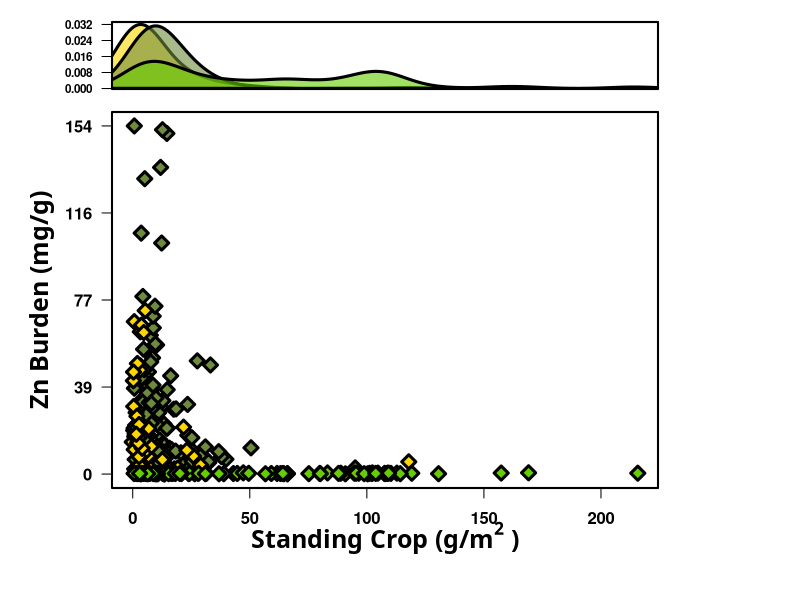

Source code (R):
library(tidyverse)
library(readr)
library(plyr)
library(dplyr)

alldata <- read.csv("2_incremental/20220310_STANDING_CROP.csv")

alldata$SAMPLING_DATE<-as.Date(alldata$SAMPLING_DATE)

names(alldata)

n<-7
n2<-49


dfEPIL <- alldata[which(alldata$SAMPLE_DESCRIPTOR == "EPIL"),]

dfEPIP <- alldata[which(alldata$SAMPLE_DESCRIPTOR == "EPIP"),]

dfFILA <- alldata[which(alldata$SAMPLE_DESCRIPTOR == "FILA"),]


Xlabel=expression(bold(paste("Standing Crop"~"(g/m"^"2"~")")))
Ylabel=expression(bold("Zn Burden (mg/g)"))


#windows(width = 15, height = 25)
#dev.off()     
#dev.new()

par(mfrow = c(2, 1)) 

#par(mfrow = c(1, 3))

########### FIG 1

par(fig = c(0.0, 0.9, 0.665, 1), mar=c(5.5,5.5,1,3)+.1)

BW<-10
ALPHA<-0.6
aty <- seq(0.0, max(density(dfEPIP[,7], na.rm = TRUE, bw = BW)$y), length.out=5)


plot(density(dfEPIP[,7], na.rm = TRUE, bw = BW), 
     xlim = range(alldata[,n],na.rm=TRUE), 
     col=NA,
     lwd=3,
     xaxt = "n",
     xlab = NA,
     yaxt = "n",
     ylab = NA,
     main=NA,
     ylim=c(0.001,max(density(dfEPIP[,7], na.rm = TRUE, bw = BW)$y)),
     
)     

axis(side = 2, at = aty, labels=format(aty, scientific=F,digits = 1), las=1, font.axis=2, cex.axis=0.70)

polygon(density(dfEPIP[,7], na.rm = TRUE, bw = BW), 
     xlim = range(alldata[,n],na.rm=TRUE), 
     col=adjustcolor("gold",alpha.f=ALPHA),
#     border="gold",
     lwd=3)  
polygon(density(dfEPIL[,7], na.rm = TRUE, bw = BW), col=adjustcolor(col=colors()[89],alpha.f=ALPHA),
#        border=colors()[89],
      lwd=3)          
polygon(density(dfFILA[,7], na.rm = TRUE, bw = BW), col = adjustcolor("chartreuse3",alpha.f=ALPHA),
#        border="chartreuse3",
      lwd=3) 
box(lwd=2)

########## FIG 2

par(fig = c(0.0, 0.9, 0, 0.85), new=T)

plot(alldata[,n], alldata[,n2], 
     ylim = range(alldata[,n2],na.rm=TRUE),
     xlim = range(alldata[,n],na.rm=TRUE),
     cex=0,
     xaxt = "n",
     xlab = NA,
     yaxt = "n",
     ylab = NA,
     lwd=3
     
)


aty <- seq(0, max(alldata[,n2], na.rm=TRUE), length.out=5)

axis(side = 1, at = seq(0, 200, length.out=5), las=1, font.axis=2, cex.axis=1)
axis(side = 2, at = aty, labels=format(aty, scientific=F,digits = 1), las=1, font.axis=2, cex.axis=1)

title(xlab=Xlabel, line=2.5, cex.lab=1.5, family="Calibri")
title(ylab=Ylabel, line=2.7, cex.lab=1.5, family="Calibri")


points(dfEPIL[,7], dfEPIL[,n2],pch=23, cex=1.5,col="black", bg=colors()[89],lwd=3)

points(dfEPIP[,7], dfEPIP[,n2],pch=23, cex=1.5,col="black", bg="gold",lwd=3)

points(dfFILA[,7], dfFILA[,n2],pch=23, cex=1.5,col="black", bg="chartreuse3",lwd=3)

box(lwd=2)
#title(ylab=Ylabel, line=2.5, cex.lab=1.2, family="Calibri Light")



